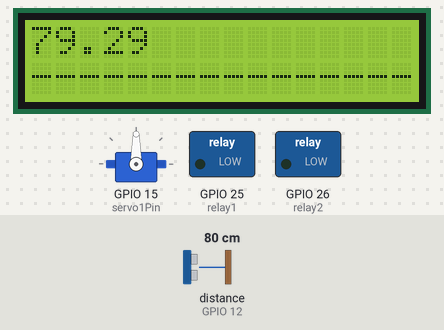
This sketch was run on a simulated ESP32. Parts: servo, 16×2 character LCD, switched loads named in the sketch (green lamp = pin HIGH). Wiring (inferred from the names in the program): ultrasonic range finder: trigger GPIO 13; echo GPIO 12. The inputs (shaded band) are chosen by the test bench; at power-on: distance to the obstacle (sensor on GPIO 12) 80 cm. The echo pulse lasts 58.3 µs per cm; WiFi joins after 1.5 s; servers stay silent unless stated; pins used as bus, display or sensor lines are not drawn; what the sketch prints to the serial monitor is not drawn.

Above: at 3.2 s.
3.3 s: distance to the obstacle (sensor on GPIO 12) set to 2 cm
At 3.9 s:
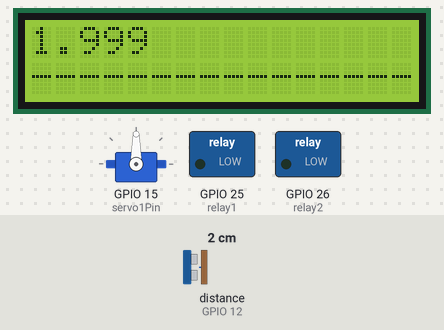
4.8 s: distance to the obstacle (sensor on GPIO 12) set to 4 cm
At 6.3 s:
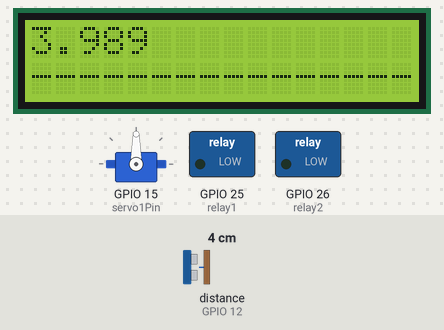
9.1 s: distance to the obstacle (sensor on GPIO 12) set to 9 cm
At 9.4 s:
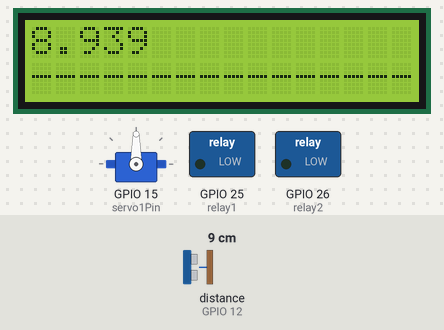
Timing chart, 0 to 12.1 s (numbered marks = the images above; inputs shaded):
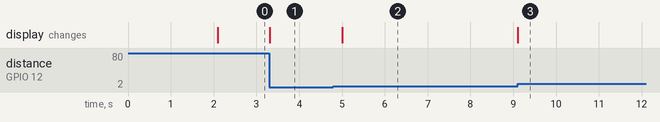

Measured:
- after the input at 3.3 s, the display: changes at once (image 1)
- after the input at 4.8 s, the display: changes after 0.21 s (image 2)
- after the input at 9.1 s, the display: changes at once (image 3)

The sketch:

botflash.ino
```cpp
#include <WiFi.h>
#include <WiFiClientSecure.h>
#include <UniversalTelegramBot.h>
#include <ArduinoJson.h>

#include <ESP32Servo.h>
#include <Wire.h>
#include <LiquidCrystal_I2C.h>


const char* ssid = "MASQOMAR_21 0365";
const char* password = "budakcindo";

// inisialisasi Bot Token
#define BOTtoken "6236249395:AAFYKmTJUcZmcOVPUIQdsSQf5O2mtv5yqVg"  // Bot Token dari BotFather

// chat id dari @myidbot
#define CHAT_ID "1365262211"

WiFiClientSecure client;
UniversalTelegramBot bot(BOTtoken, client);

int botRequestDelay = 1000;
unsigned long lastTimeBotRan;

LiquidCrystal_I2C lcd(0x27, 16, 2);

Servo myservo;

const int btn1 = 2;
const int btn2 = 4;

const int servo1Pin = 15;

const int relay1 = 25;
const int relay2 = 26;

const int TrigPin = 13;
const int echoPin = 12;

const int ldrPin = 14;

const int pirPin = 27;

// dalam bak mandi in cm
int bakMandi = 12;

int lampValue = 0;
int pompavalue = 0;

int BtnlampValue = 0;
int Btnpompavalue = 0;

int pirStatus = 0;

float jarak;

// pesan status
String pesanAda = "sedang ada orang";
String pesanTidakAda = "tidak ada orang";

void setup(){
    myservo.attach(servo1Pin);

    lcd.init();
    lcd.backlight();
    lcd.setCursor(0,1);
    lcd.print("----------------");

    pinMode(btn1, INPUT);
    pinMode(btn2, INPUT);

    pinMode(relay1, OUTPUT);
    pinMode(relay2, OUTPUT);

    pinMode(TrigPin, OUTPUT);
    pinMode(echoPin, INPUT);

    pinMode(ldrPin, INPUT);

    pinMode(pirPin, INPUT);

    Serial.begin(9600);

    // Koneksi Ke Wifi
    WiFi.mode(WIFI_STA);
    WiFi.begin(ssid, password);
    #ifdef ESP32
        client.setCACert(TELEGRAM_CERTIFICATE_ROOT);
    #endif
    while (WiFi.status() != WL_CONNECTED) {
    delay(1000);
    Serial.println("Connecting to WiFi..");
    }
    // Print ESP32 Local IP Address
    Serial.println(WiFi.localIP());
}

void onLamp(){
    digitalWrite(relay2, HIGH);
    lampValue = 1;
}
void offLamp(){
    digitalWrite(relay2, LOW);
    lampValue = 0;
}

void onPompa(){
    digitalWrite(relay1, HIGH);
    pompavalue = 1;
}

void offPompa(){
    digitalWrite(relay1, LOW);
    pompavalue = 0;
}


float range(){
    //jarak in cm
    digitalWrite(TrigPin, LOW);
    delayMicroseconds(2);
    digitalWrite(TrigPin, HIGH);
    delayMicroseconds(10);
    digitalWrite(TrigPin, LOW);

    long duration = pulseIn(echoPin, HIGH);
    float rangepoin = duration * 0.034 / 2;

    // Serial.print("jarak fungsi : ");
    // Serial.println(rangepoin);

    return rangepoin;
}


 void handleNewMessages(int numNewMessages, float rangevalue) {
    Serial.println("handleNewMessages");
    Serial.println(String(numNewMessages));

    for (int i=0; i<numNewMessages; i++) {
        String chat_id = String(bot.messages[i].chat_id);
        if (chat_id != CHAT_ID){
            bot.sendMessage(chat_id, "Unauthorized user", "");
            continue;
        }

        String text = bot.messages[i].text;
        Serial.println(text);
        String from_name = bot.messages[i].from_name;

        if (text == "/start") {
            String control = "Selamat Datang, " + from_name + ".\n";
            control += "Gunakan Commands Di Bawah Untuk Control Lednya.\n\n";
            control += "/cek_status Untuk mengecek ada orang atau tidak\n";
            control += "/isi_air untuk mengisi air ke bak mandi\n";
            control += "/cek_air Untuk memberhentikan proses pengisian \n";
            control += "/lampu_Mati Untuk Matikan lampu \n";
            control += "/lampu_Nyala Untuk Menyalakan lampu \n";
            bot.sendMessage(chat_id, control, "");
        }

        if (text == "/cek_status") {
            bot.sendMessage(chat_id, "status kamar mandi\n", "");
            // if (pirStatus == 1) {
            //     bot.sendMessage(chat_id, pesanAda, "");
            // } else {
            //     bot.sendMessage(chat_id, pesanTidakAda, "");
            // }

        }

        if (text == "/cek_air") {
            bot.sendMessage(chat_id, "kapasitas air", "");
            bot.sendMessage(chat_id, String(rangevalue), "");
        }
        if (text == "/isi_air") {
            // if(pompavalue == 0) {
            //     onPompa();
                bot.sendMessage(chat_id, "isi air", "");
                Serial.println("isi air");
            // }

        }
        if (text == "/lampu_Mati") {
            // if (lampValue != 1 ){
            //     offLamp();
                bot.sendMessage(chat_id, "lampu di matikan", "");
                Serial.println("lampu mati");
            // } else {
                // bot.sendMessage(chat_id, "lampu sudah matikan", "");
            // }

        }
        if (text == "/lampu_Nyala") {

            // if (lampValue == 1 ){
            //     offLamp();
                bot.sendMessage(chat_id, "lampu di dihidupkan", "");
                Serial.println("lampu hidup");
            // }
            // else {
                // bot.sendMessage(chat_id, "lampu sudah hidup", "");
            // }
        }
    }
}


void loop(){

    jarak = range();
    lcd.setCursor(0,0);
    lcd.print(jarak);


    if (millis() > lastTimeBotRan + botRequestDelay)  {
    int numNewMessages = bot.getUpdates(bot.last_message_received + 1);

    while(numNewMessages) {
      Serial.println("got response");
      handleNewMessages(numNewMessages, jarak);
      numNewMessages = bot.getUpdates(bot.last_message_received + 1);
    }
    lastTimeBotRan = millis();
    }

}
```
